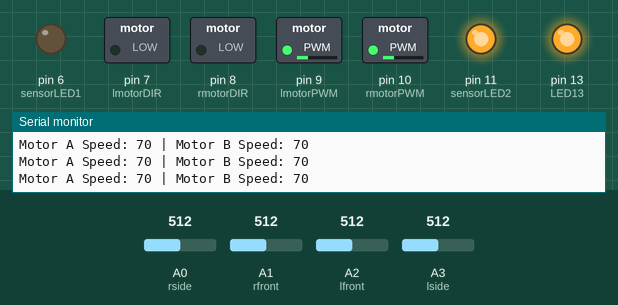
Recording of a sketch running on a simulated Arduino Nano, built with avr-gcc and run on an emulated ATmega328P. Shown: switched loads named in the sketch (green lamp = pin HIGH), output pins drawn as LEDs (lit = HIGH), the last lines printed to the serial monitor. The test bench sets the inputs (shaded band); at power-on: A1 (rfront) = 512, A2 (lfront) = 512, A0 (rside) = 512, A3 (lside) = 512. Pins used as bus, display or sensor lines are not drawn.

Above: at 14.8 s.
14.9 s: A1 (rfront) set to 992
At 15.3 s:
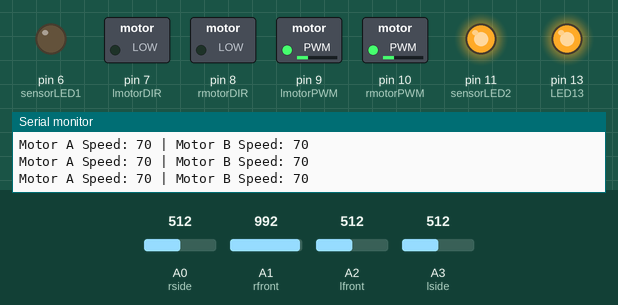
16.4 s: A2 (lfront) set to 30
At 17.6 s:
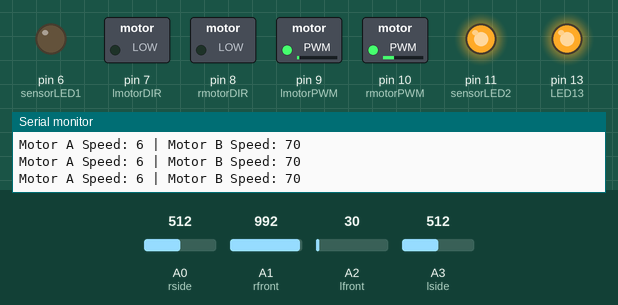
17.9 s: A1 (rfront) set to 30
At 18.9 s:
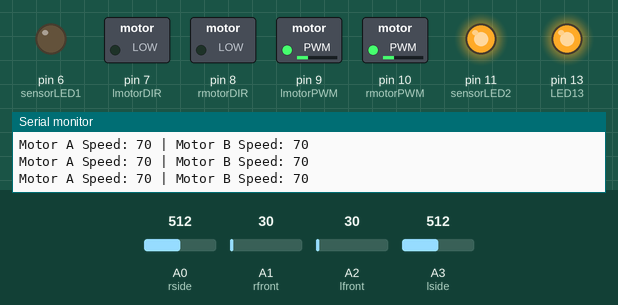
19.4 s: A2 (lfront) set to 716
At 20.0 s:
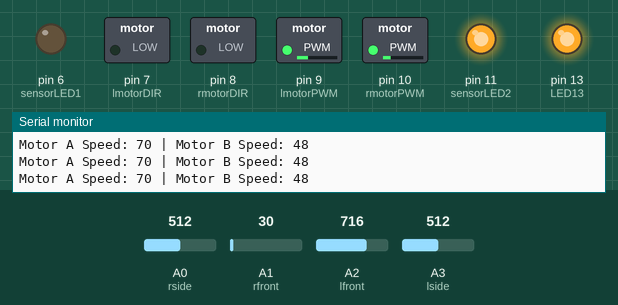
20.9 s: A2 (lfront) set to 306
At 22.3 s:
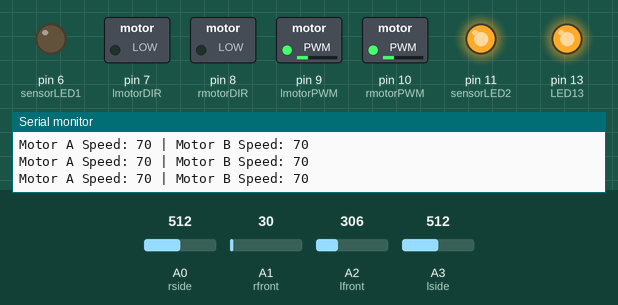
Timing chart, 0 to 23.9 s (numbered marks = the images above; inputs shaded):
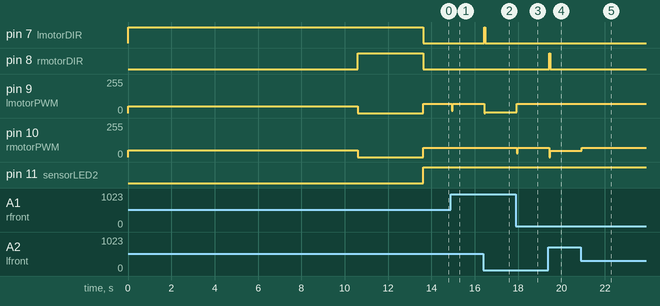

The sketch:

mouse.2.ino
```cpp
// Input pins:
int rside = A0;          // Right side sensor input
int rfront = A1;         // Front right line sensor input
int lfront = A2;         // Front left sensor input
int lside = A3;          // Left side sensor input
int sens1 = A4;          // Unassigned sensor input 1
int sens2 = A5;          // Unassigned sensor input 2
int fourwayswitch = A6;  // Input from function switch
int battery = A7;        // Input for battery measurement
int Receive = 0;         // Receive pin
int Transmit = 1;        // Transmit pin
int m1encoder1 = 2;      // Motor 1 encoder 1 input (interrupt pin)
int m1encoder2 = 4;      // Motor 1 encoder 2 input
int m2encoder1 = 3;      // Motor 2 encoder 1 input (interrupt pin)
int m2encoder2 = 5;      // Motor 2 encoder 2 input

// Output pins:
int sensorLED1 = 6;   // 1st diagnostic LED on sensor board
int lmotorDIR = 7;    // Left motor direction input
int rmotorDIR = 8;    // Right motor direction input
int lmotorPWM = 9;    // Left motor PWM pin
int rmotorPWM = 10;   // Right motor PWM pin
int sensorLED2 = 11;  // 2nd diagnostic LED on sensor board
int trigger = 12;     // Trigger for sensor LEDs
int LED13 = 13;       // External LED Red

const int SensorCount = 4;      // Number of sensors
int sensorValues[SensorCount];  // Array to store sensor readings

// Encoder counts
volatile int m1encoderCount = 0;
volatile int m2encoderCount = 0;

int m1encoderCountPrev = 0;
int m2encoderCountPrev = 0;

// Constants for the robot
const int pulsesPerRevolution = 360;                       // Example: 360 pulses per revolution of the encoder
const float wheelDiameter = 0.02;                          // Example: Wheel diameter in meters (adjust as necessary)
const float wheelCircumference = wheelDiameter * 3.14159;  // Calculate wheel circumference (meters)

// Encoder last state
int m1lastEncoded = 0;  // Store previous state of encoder 1
int m2lastEncoded = 0;  // Store previous state of encoder 2

// Calibration data
int minValues[SensorCount];  // Stores minimum sensor values
int maxValues[SensorCount];  // Stores maximum sensor values
int threshold[SensorCount];  // Stores threshold values

/*************************************************************************
*  PID control system variables
*************************************************************************/
float Kp = 0.15;  // Proportional control constant
float Ki = 0;   // Integral control constant
float Kd = 0.005;     // Derivative control constant
int P;
int I;
int D;
int PIDvalue, error;
double dt, last_time;
/*************************************************************************
*  Global variables
*************************************************************************/
int previousError = 0;
int motorspeeda, motorspeedb;

void setup() {
  pinMode(sensorLED1, OUTPUT);
  pinMode(lmotorDIR, OUTPUT);
  pinMode(rmotorDIR, OUTPUT);
  pinMode(lmotorPWM, OUTPUT);
  pinMode(rmotorPWM, OUTPUT);
  pinMode(sensorLED2, OUTPUT);
  pinMode(trigger, OUTPUT);
  pinMode(LED13, OUTPUT);
  pinMode(m1encoder1, INPUT);
  pinMode(m1encoder2, INPUT);
  pinMode(m2encoder1, INPUT);
  pinMode(m2encoder2, INPUT);


  Serial.begin(9600);  // Set up serial monitor comms on USB

  // Perform sensor calibration
  calibrate();
  delay(3000);
}

void loop() {
  digitalWrite(trigger, HIGH);  // Turn emitter on
  double now = millis();
  dt = (now - last_time) / 1000.00;
  last_time = now;

  // Reading the sensor values
  sensorValues[0] = analogRead(lside);   // Left sensor
  sensorValues[1] = analogRead(lfront);  // Left front sensor
  sensorValues[2] = analogRead(rfront);  // Right front sensor
  sensorValues[3] = analogRead(rside);   // Right sensor

  // Print sensor values
  /*
  Serial.print("Sensor Values: ");
  for (int i = 0; i < SensorCount; i++) {
    Serial.print(sensorValues[i]);
    if (i < SensorCount - 1) {
      Serial.print(", ");
    }
  }
  Serial.println();  // Newline after printing all values
*/
  calculateMotorSpeedFromEncoders();
  // Call PID control to adjust motors (to be implemented)
  linefollow();
  //delay(2000);  // Delay to avoid flooding the serial monitor
}

void linefollow() {
  digitalWrite(sensorLED2, HIGH);
  int error = (sensorValues[1] - sensorValues[2]);

  P = error;
  I = (I + error) * dt;
  D = (error - previousError) / dt;

  PIDvalue = (Kp * P) + (Ki * I) + (Kd * D);
  previousError = error;

  motorspeeda = 150 + PIDvalue;
  motorspeedb = 150 - PIDvalue;
  /*
  if (motorspeeda > 255) {
    motorspeeda = 255;
  }
  if (motorspeeda < 0) {
    motorspeeda = 0;
  }
  if (motorspeedb > 255) {
    motorspeedb = 255;
  }
  if (motorspeedb < 0) {
    motorspeedb = 0;
    }
    */
  motorspeeda = constrain(motorspeeda, 0, 70);  // Constrain between 0 and 90
  motorspeedb = constrain(motorspeedb, 0, 70);  // Constrain between 0 and 90
  forward(motorspeeda, motorspeedb);
  // Print motor speeds
  Serial.print("Motor A Speed: ");
  Serial.print(motorspeeda);
  Serial.print(" | Motor B Speed: ");
  Serial.println(motorspeedb);
}

void calculateMotorSpeedFromEncoders() {
  // Calculate the difference in encoder counts between the motors
  int m1ticks = m1encoderCount - m1encoderCountPrev;
  int m2ticks = m2encoderCount - m2encoderCountPrev;

  // Calculate the motor speeds based on encoder ticks
  float m1speed = (float)m1ticks / pulsesPerRevolution * wheelCircumference;  // m/s
  float m2speed = (float)m2ticks / pulsesPerRevolution * wheelCircumference;  // m/s

  // Update the previous encoder counts for the next loop
  m1encoderCountPrev = m1encoderCount;
  m2encoderCountPrev = m2encoderCount;

  // If there's a difference between the two motor speeds, correct the slower motor
  int speedDifference = m1speed - m2speed;
  if (speedDifference > 0.05) {          // If motor 1 is faster than motor 2
    motorspeedb = motorspeedb + 5;       // Speed up motor 2
  } else if (speedDifference < -0.05) {  // If motor 2 is faster than motor 1
    motorspeeda = motorspeeda + 5;       // Speed up motor 1
  }
}

// Function to calibrate sensor readings
void calibrate() {
  digitalWrite(trigger, HIGH);  // Turn emitter on
  digitalWrite(LED13, HIGH);    //turn on indicator
  Serial.println("Starting calibration...");

  // Initialize min and max values
  for (int i = 0; i < SensorCount; i++) {
    minValues[i] = analogRead(getSensorPin(i));
    maxValues[i] = analogRead(getSensorPin(i));
  }

  // Calibration process (spin the robot and collect 3000 readings)
  for (int j = 0; j < 1000; j++) {
    spinRobot();  // Make the robot spin during calibration
    for (int i = 0; i < SensorCount; i++) {
      int sensorReading = analogRead(getSensorPin(i));
      if (sensorReading < minValues[i]) {
        minValues[i] = sensorReading;
      }
      if (sensorReading > maxValues[i]) {
        maxValues[i] = sensorReading;
      }
    }
  }

  // Calculate threshold values
  for (int i = 0; i < SensorCount; i++) {
    threshold[i] = (minValues[i] + maxValues[i]) / 2;
    Serial.print("Sensor ");
    Serial.print(i);
    Serial.print(" -> Min: ");
    Serial.print(minValues[i]);
    Serial.print(", Max: ");
    Serial.print(maxValues[i]);
    Serial.print(", Threshold: ");
    Serial.println(threshold[i]);
  }

  forward(0, 0);  // Stop the robot after calibration
  Serial.println("Calibration complete!");
}

// Function to map sensor index to pin numbers
int getSensorPin(int index) {
  switch (index) {
    case 0: return lside;
    case 1: return lfront;
    case 2: return rfront;
    case 3: return rside;
    default: return A0;  // Default case, should never be reached
  }
}

// Function to make the robot spin (for calibration)
void spinRobot() {
  analogWrite(lmotorPWM, 50);  // Left motor forward
  analogWrite(rmotorPWM, 50);  // Right motor backward

  digitalWrite(lmotorDIR, HIGH);  // Set left motor forward
  digitalWrite(rmotorDIR, LOW);   // Set right motor backward

  delay(10);  // Small delay to allow the robot to spin slightly
}

// Function to control motors
void forward(int leftSpeed, int rightSpeed) {
  analogWrite(lmotorPWM, abs(leftSpeed));
  analogWrite(rmotorPWM, abs(rightSpeed));

  digitalWrite(lmotorDIR, leftSpeed > 0 ? LOW : HIGH);
  digitalWrite(rmotorDIR, rightSpeed > 0 ? LOW : HIGH);
}
```

Measured:
- after the input at 14.9 s, pin 9 (lmotorPWM): 70/255 → 18/255 at once, → 70/255 0.04 s later
- after the input at 16.4 s, pin 7 (lmotorDIR): LOW → HIGH at once, → LOW 0.04 s later; pin 9 (lmotorPWM): 70/255 → 6/255 at once
- after the input at 17.9 s, pin 9 (lmotorPWM): 6/255 → 70/255 at once; pin 10 (rmotorPWM): 70/255 → 27/255 at once, → 70/255 0.04 s later
- after the input at 19.4 s, pin 8 (rmotorDIR): LOW → HIGH at once, → LOW 0.04 s later; pin 10 (rmotorPWM): 70/255 → 48/255 at once
- after the input at 20.9 s, pin 10 (rmotorPWM): 48/255 → 70/255 at once
